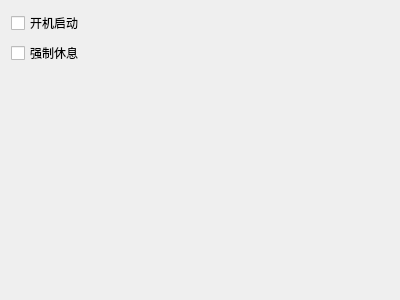
<?xml version="1.0" encoding="UTF-8"?>
<ui version="4.0">
 <class>SettingWidget</class>
 <widget class="QWidget" name="SettingWidget">
  <property name="geometry">
   <rect>
    <x>0</x>
    <y>0</y>
    <width>400</width>
    <height>300</height>
   </rect>
  </property>
  <property name="windowTitle">
   <string>Form</string>
  </property>
  <layout class="QVBoxLayout" name="verticalLayout">
   <item>
    <widget class="QCheckBox" name="checkBox">
     <property name="text">
      <string>开机启动</string>
     </property>
    </widget>
   </item>
   <item>
    <widget class="QCheckBox" name="checkBox_2">
     <property name="text">
      <string>强制休息</string>
     </property>
    </widget>
   </item>
   <item>
    <spacer name="verticalSpacer">
     <property name="orientation">
      <enum>Qt::Vertical</enum>
     </property>
     <property name="sizeHint" stdset="0">
      <size>
       <width>20</width>
       <height>40</height>
      </size>
     </property>
    </spacer>
   </item>
  </layout>
 </widget>
 <resources/>
 <connections/>
</ui>
